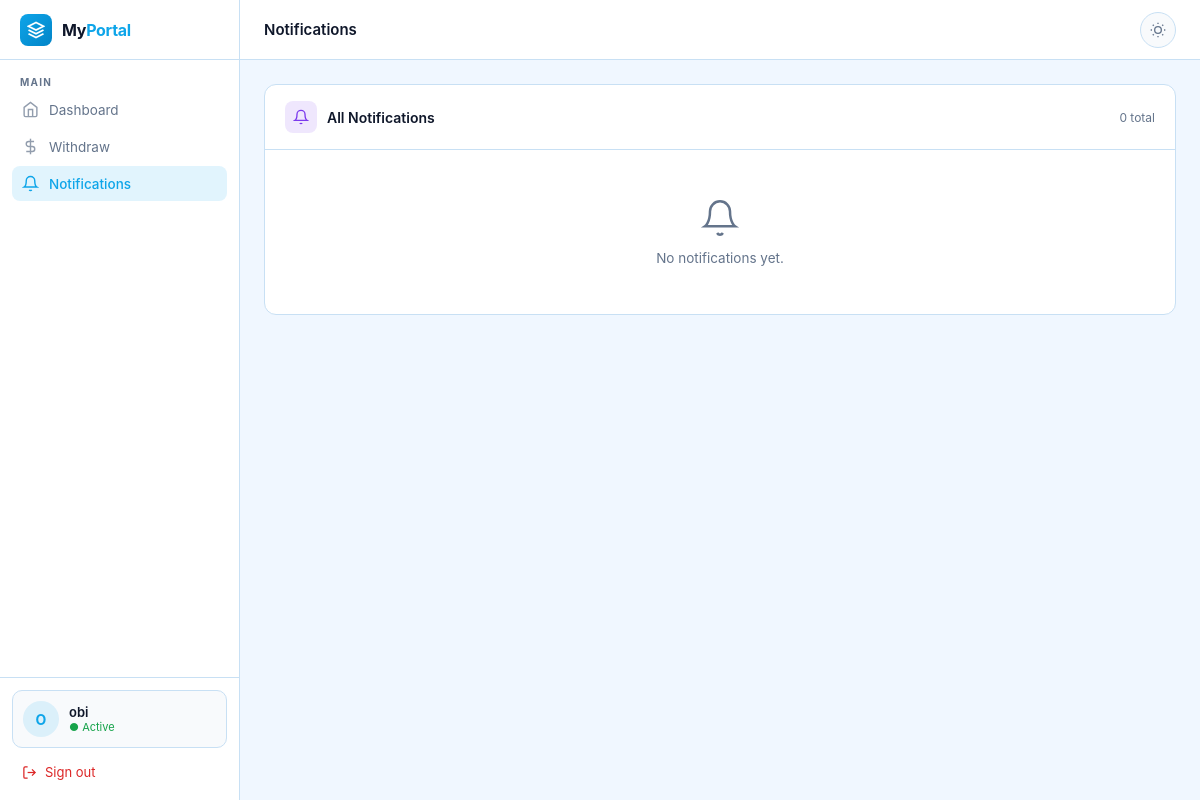
The app's page /deposit/history/ (signed in), older data.
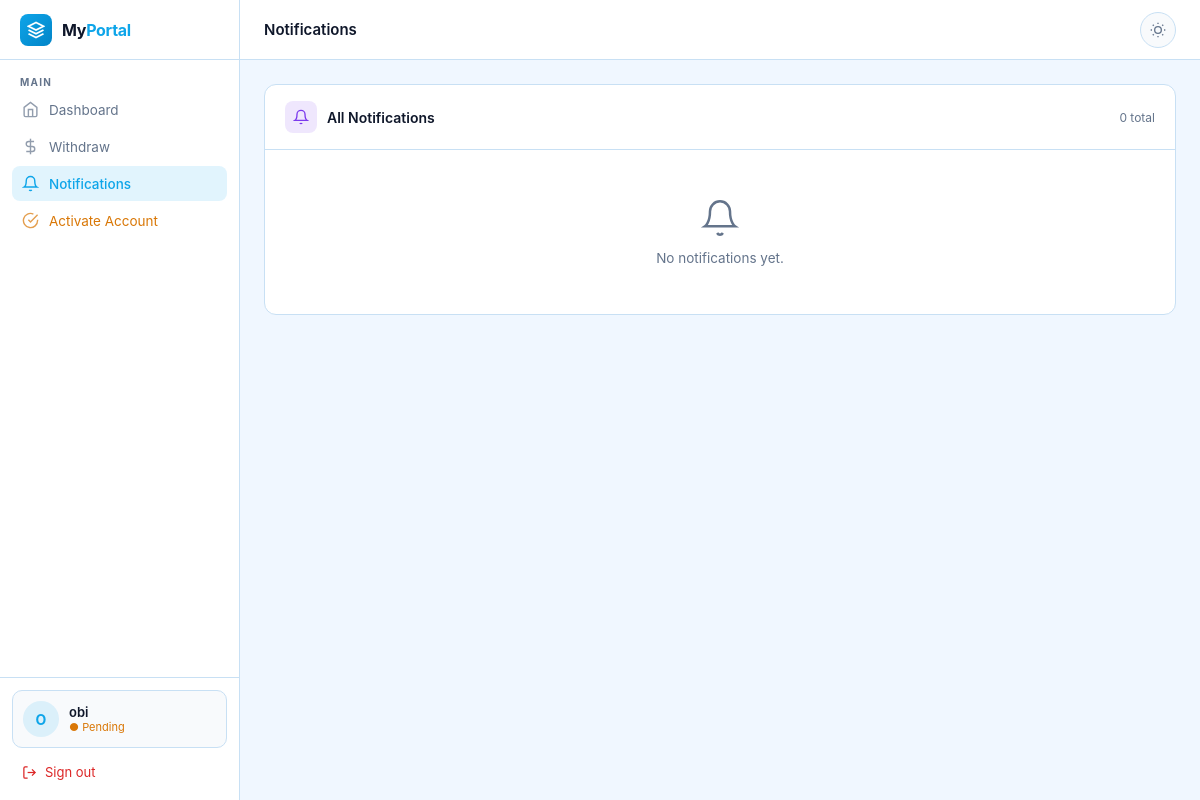
The same page, newer data.
### USDT/views.py (the view)
# urls.py: path('deposit/history/', views.deposit_history, name='deposit-history'),
@login_required
def deposit_history(request):
    deposits = DepositRequest.objects.filter(
        user=request.user
    )
    return render(
        request,
        "user/deposit_history.html",
        {
            "deposits": deposits
        }
    )

### USDT/context_processors.py (called while the page is built)
def admin_counts(request):
    if request.user.is_authenticated and request.user.is_admin_user:
        return {
            'pending_activations_count': ActivationPayment.objects.filter(status='pending').count(),
            'pending_withdrawals_count': WithdrawalRequest.objects.filter(status='pending').count(),
            'open_tickets_count': SupportTicket.objects.filter(status='open').count(),
        }
    return {}

### USDT/models.py (called while the page is built)
    @property
    def is_admin_user(self):
        return self.role == 'admin'

### USDT/templates/user/deposit_history.html (shortened to what this page needs)
{% extends "user/base.html" %}

### USDT/templates/user/base.html (shortened to what the changed rows need)
<!DOCTYPE html>
<html lang="en" data-theme="light">
<head>
</head>
<body>
<aside class="sidebar" id="sidebar">
  <div class="sidebar-section">
    <div class="sidebar-label">Main</div>
    <a href="{% url 'dashboard' %}" class="nav-item">
      <svg width="17" height="17" fill="none" viewBox="0 0 24 24" stroke="currentColor" stroke-width="2"><path d="M3 9l9-7 9 7v11a2 2 0 01-2 2H5a2 2 0 01-2-2z"/><polyline points="9 22 9 12 15 12 15 22"/></svg>
      Dashboard
    </a>
    <a href="{% url 'request-withdrawal' %}" class="nav-item">
      <svg width="17" height="17" fill="none" viewBox="0 0 24 24" stroke="currentColor" stroke-width="2"><line x1="12" y1="1" x2="12" y2="23"/><path d="M17 5H9.5a3.5 3.5 0 000 7h5a3.5 3.5 0 010 7H6"/></svg>
      Withdraw
    </a>
    <a href="{% url 'notifications' %}" class="nav-item active">
      <svg width="17" height="17" fill="none" viewBox="0 0 24 24" stroke="currentColor" stroke-width="2"><path d="M18 8A6 6 0 006 8c0 7-3 9-3 9h18s-3-2-3-9"/><path d="M13.73 21a2 2 0 01-3.46 0"/></svg>
      Notifications
    </a>
    {% if not request.user.account_activated %}
    <a href="{% url 'activate-account' %}" class="nav-item" style="color:var(--amber)">
      <svg width="17" height="17" fill="none" viewBox="0 0 24 24" stroke="currentColor" stroke-width="2"><path d="M22 11.08V12a10 10 0 11-5.93-9.14"/><polyline points="22 4 12 14.01 9 11.01"/></svg>
      Activate Account
    </a>
    {% endif %}
  </div>
  <div class="sidebar-footer">
    <div class="user-card">
      <div style="flex:1;min-width:0">
        <div class="user-role">
          {% if request.user.account_activated %}<span style="color:var(--green)">● Active</span>
          {% else %}<span style="color:var(--amber)">● Pending</span>{% endif %}
        </div>
      </div>
    </div>
  </div>
</aside>
</body>
</html>

Row changes from the older to the newer data that the page shows:
changed User "obi": account_activated True → False (drawn)
Text that changed along with them:
text no longer shown: "● Active"
text now shown: "Activate Account ● Pending"
